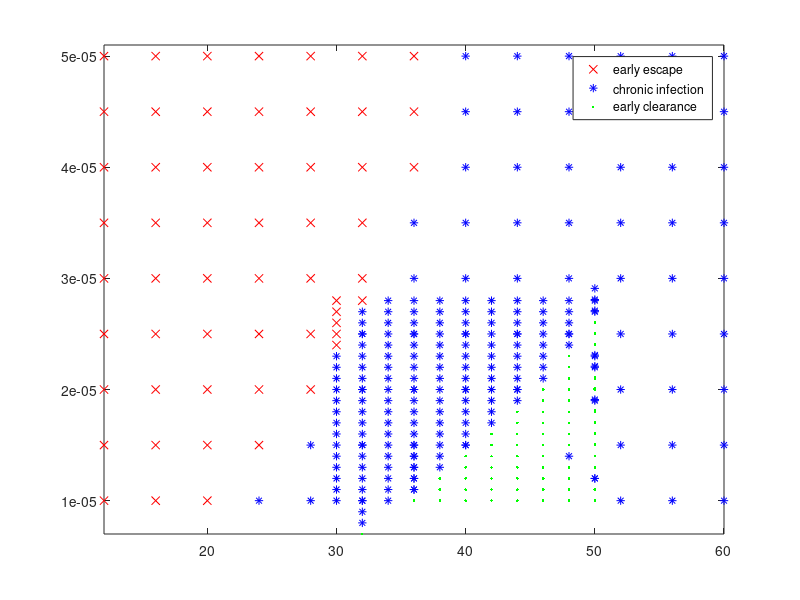

Write MATLAB code to recreate this figure. (Note: this script raises an error after producing the figure.)
%%%%% PHASEPLOTS 2 %%%%% FOR B MU PHASE DIAGRAMS
% in which plots are made of the phase diagrams that have appropriate
% colors and things.

twovars = 'cmeshtwoA';
windowsize = 1e-6; % y-resolution (MU, not chi_)
xresolution = 1;
% twovars = 'Gammabeta';
% xvar = 'one';
% yvar = 'two';
% windowsize = 0.25; % y-resolution
% xresolution = 0.025e-4;

% first, we load the necessary files
%orig_tests = csvread(['/Users/kimberly/Google Drive/immunedata/PL13/'...
%            twovars '/tests.txt']);
        orig_tests = csvread('tests.txt');        
        orig_tests(:,2) = 2.2e-4./orig_tests(:,2);
    % .... and make a quick plot of all tests.
        ymax = max(orig_tests(:,2));
        ymin = min(orig_tests(:,2));
        yaxis = ymin:windowsize:ymax;
        xmin = min(orig_tests(:,1));
        xmax = max(orig_tests(:,1));
        xaxis = xmin:xresolution:xmax;

        figure
        escapes = orig_tests(:,2).*(orig_tests(:,3)==1);
        chronics = orig_tests(:,2).*(~orig_tests(:,3));
        clears = orig_tests(:,2).*(orig_tests(:,3)==-1);
        plot(orig_tests(:,1).*(escapes>0),escapes,'xr',...
            orig_tests(:,1).*(chronics>0),chronics,'*b',...
            orig_tests(:,1).*(clears>0),clears,'.g')
        axis([xmin xmax ymin ymax+1e-6])
        %axis([xmin 40 ymin 1000])
        legend('early escape','chronic infection','early clearance')


% find places FOR EACH x-value where: (a) changes from 1 to 0
%                                  0R (b) changes from 0 to -1 ;
% put each of these pairs of y-points in aLINE or bLINE matrix
orig_tests = sortentry(orig_tests,'col',2);
orig_tests = sortentry(orig_tests,'col',1);
x_hist = histc(orig_tests(:,1),xaxis);
    % to convert x_hist index to x-value : 
    %           (index-1)*xresolution + xmin = x-value

% preallocate aLine, bLine
aLine = zeros(floor(size(orig_tests,1)/3),3);
bLine = zeros(size(aLine));
cLine = zeros(size(aLine));
dLine = zeros(size(aLine));
eLine = zeros(size(aLine));
current_arow = 1;
current_brow = 1;
current_crow = 1;
current_drow = 1;
current_erow = 1;

% for loop that searches each x-value for phaseline points & saves them to
% matrices aLine and bLine
cum_used_entries = 0;
for i=1:size(x_hist,1)
    if x_hist(i)
        x_chunk = orig_tests(1+cum_used_entries:x_hist(i)+cum_used_entries,1:3);
        grab_index = find(diff(x_chunk(:,3)));
        if grab_index 
        for j=1:size(grab_index,1)    
            if ( ~x_chunk(grab_index(j),3) && x_chunk(grab_index(j)+1,3)==1 ) ||...
               ( x_chunk(grab_index(j),3)==1 && ~x_chunk(grab_index(j)+1,3) )
                if x_chunk(grab_index(j),1)==x_chunk(grab_index(j)+1,1) && x_chunk(grab_index(j),2)
                aLine(current_arow,:) = ...
                    [x_chunk(grab_index(j),1),x_chunk(grab_index(j),2),x_chunk(grab_index(j)+1,2)];
                current_arow = current_arow+1;
                end
            else
                if ( ~x_chunk(grab_index(j),3) && x_chunk(grab_index(j)+1,3)==-1 ) 
                if x_chunk(grab_index(j),1)==x_chunk(grab_index(j)+1,1) && x_chunk(grab_index(j),2)
                bLine(current_brow,:) = ...
                    [x_chunk(grab_index(j),1),x_chunk(grab_index(j),2),x_chunk(grab_index(j)+1,2)];
                current_brow = current_brow+1;
                end
                else
                if x_chunk(grab_index(j),1)==x_chunk(grab_index(j)+1,1) && x_chunk(grab_index(j),2)
                    cLine(current_crow,:) = ...
                        [x_chunk(grab_index(j),1),x_chunk(grab_index(j),2),x_chunk(grab_index(j)+1,2)];
                    current_crow = current_crow+1;
                end
                end
                
                if ( x_chunk(grab_index(j),3)==-1 && ~x_chunk(grab_index(j)+1,3) ) 
                if x_chunk(grab_index(j),1)==x_chunk(grab_index(j)+1,1) && x_chunk(grab_index(j),2)
                dLine(current_drow,:) = ...
                    [x_chunk(grab_index(j),1),x_chunk(grab_index(j),2),x_chunk(grab_index(j)+1,2)];
                current_drow = current_drow+1;
                end
                else
                if x_chunk(grab_index(j),1)==x_chunk(grab_index(j)+1,1) && x_chunk(grab_index(j),2)
                    eLine(current_erow,:) = ...
                        [x_chunk(grab_index(j),1),x_chunk(grab_index(j),2),x_chunk(grab_index(j)+1,2)];
                    current_erow = current_erow+1;
                end
                end
               
            end
        end
        end
        clear x_chunk;
        clear grab_index;
    end
    cum_used_entries = cum_used_entries + x_hist(i);
end
% truncate and plot aLine, bLine, &c
aLine = aLine(1:current_arow-1,:);
bLine = bLine(1:current_brow-1,:);
cLine = cLine(1:current_crow-1,:);
dLine = dLine(1:current_drow-1,:);
eLine = eLine(1:current_erow-1,:);
figure
plot(aLine(:,1),mean([aLine(:,2),aLine(:,3)],2),'go')
hold on
plot(bLine(:,1),mean([bLine(:,2),bLine(:,3)],2),'ro')
plot(cLine(:,1),mean([cLine(:,2),cLine(:,3)],2),'bo')
plot(dLine(:,1),mean([dLine(:,2),dLine(:,3)],2),'ko')
plot(eLine(:,1),mean([eLine(:,2),eLine(:,3)],2),'bo')


% tomoves=(dLine(:,1)>30).*(dLine(:,2)<2e-5);
% d1Line = dLine(tomoves>0,:);
% d2Line = dLine(~tomoves,:);
% tomoves = (aLine(:,1)>12).*(aLine(:,2)<2e-5);
% aLine = aLine(~tomoves,:);

figure
plot(aLine(:,1),mean([aLine(:,2),aLine(:,3)],2),'k-')
hold on
plot(bLine(:,1),mean([bLine(:,2),bLine(:,3)],2),'k-')
plot(d1Line(:,1),mean([d1Line(:,2),d1Line(:,3)],2),'k-')
plot(d2Line(:,1),mean([d2Line(:,2),d2Line(:,3)],2),'k-')
axis([11 60 1e-5 5e-5])


